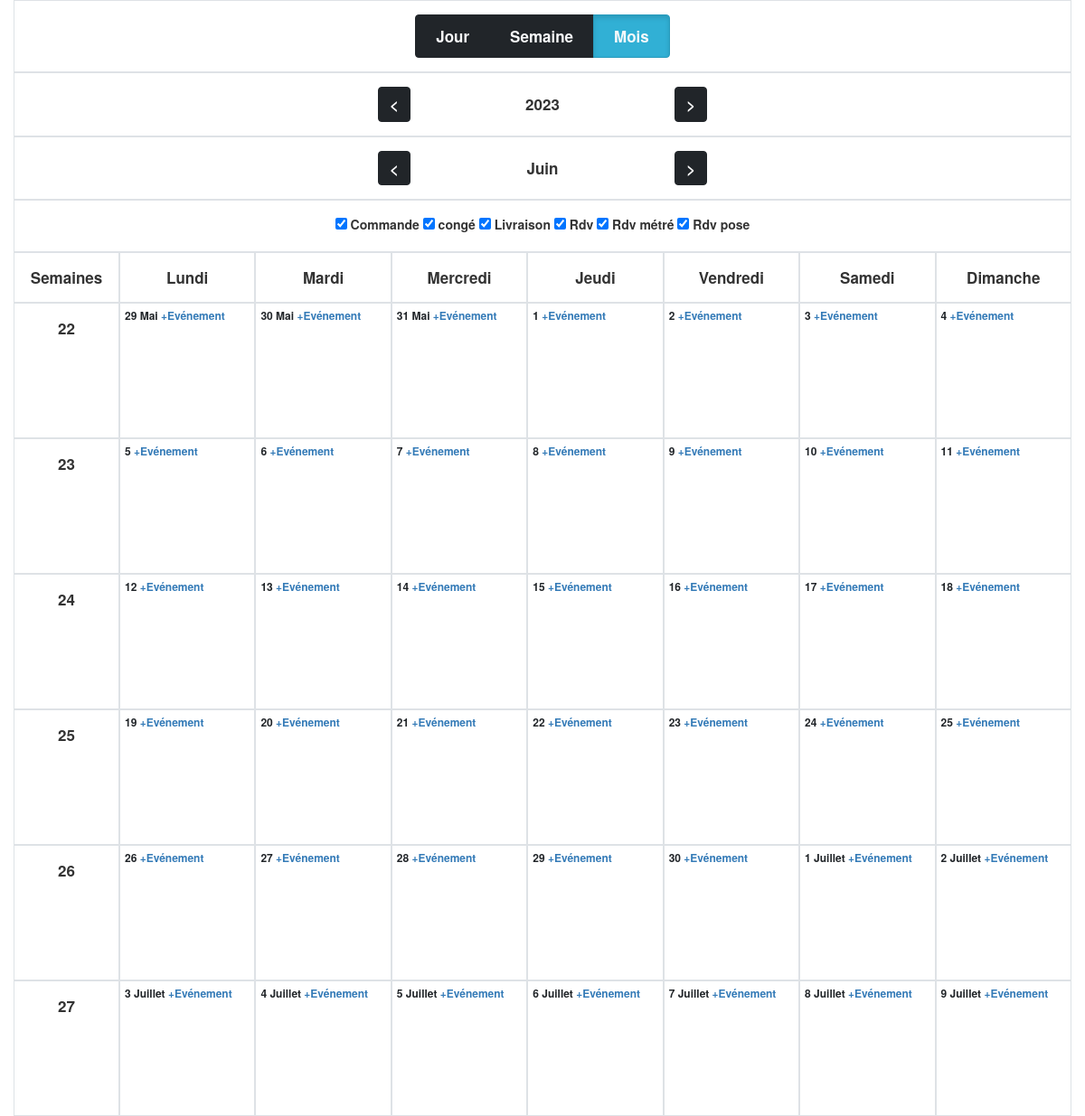
Screenshot of /mois/6/2023 with the database file from the repository.
### tables this page shows
CREATE TABLE IF NOT EXISTS `typeevenement`
(
    `Id_TypeEvenement`      int(11) NOT NULL AUTO_INCREMENT,
    `Nom_TypeEvenement`     varchar(50) DEFAULT NULL,
    `Couleur_TypeEvenement` varchar(50) DEFAULT NULL,
    `Id_Client`             int(11)     DEFAULT NULL,
    PRIMARY KEY (`Id_TypeEvenement`),
    KEY `Id_Client` (`Id_Client`)
);

### app/Model/chargerView.php (called while the page is built, shortened)
<?php
class chargerView
{
    public function view(string $vu='index', array $data=array()){
        $baseDir =  dirname(__DIR__);
        include($baseDir.'/view/'.$vu.'.php');
  }
}

### index.php (called while the page is built, shortened)
<?php
$route = new Route();
$route->index();

### app/Model/typeEvenement.php (called while the page is built, shortened)
<?php
class typeEvenement
{
    public $idclient;
    public function setIdclient($idclient)
    {
        $this->idclient = $idclient;
    }
    public function getIdclient()
    {
        return $this->idclient;
    }
    public function getEvenement()
    {
        $db = Database::connect();
        $reqeve = $db->prepare('select * from typeevenement where Id_Client=? order by Nom_TypeEvenement ');
        $reqeve->execute(array($this->getIdclient()));
       return $reqeve->fetchAll();
    }
}

### app/Librairy/ConvertDate.php (called while the page is built, shortened)
<?php
class ConvertDate
{
    public function getSemaines($year,$month): array
    {
        $tabsemaine = array();
        $dateJour = date('Y-m-d', strtotime($year . '-' . $month . '-01'));
        $demare = date('Y-m-d', strtotime('last monday', strtotime($dateJour)));
        for ($ligne = 0; $ligne < 6; $ligne++) {
            for ($jour = 0; $jour < 7; $jour++) {
                $tabsemaine[$ligne][(int)date('W', strtotime($demare))][] = $demare;
                $demare = date("Y-m-d", strtotime($demare . '+ 1 days'));
            }
        }
        return $tabsemaine;
    }
}

### app/View/mois.php (the view, shortened to what this page needs)
<div class="container">
    <div class="row">
        <div class="col-md-12 border text-center p-4">
            <div class="btn-group btn-group-toggle">
                <label class="btn btn-dark ">
                    <a class="nav-link text-light fw-bold" href="/jour/1/<?= $month; ?>/<?= $year; ?>">Jour</a>
                </label>
                <label class="btn btn-dark ">
                    <a class="nav-link text-light fw-bold"
                       href="/semaine/<?= date('W', strtotime($year . '-' . $month . '-01')); ?>/<?= $year; ?>">Semaine</a>
                </label>
                <label class="btn btn-info active">
                    <a class="nav-link text-light fw-bold"
                       href="#">Mois</a>
                </label>
            </div>
        </div>
        <div class="col-md-12 border text-center  p-4"><a class="btn btn-dark fw-bold"
                                                          href="/mois/<?= (int)$month; ?>/<?= (int)$year - 1; ?>"><</a>
            <div class="btn btn-light w-25 fw-bold"><?php echo $year; ?></div>
            <a class="btn btn-dark fw-bold" href="/mois/<?= $month; ?>/<?php echo $year + 1; ?>">></a>
        </div>
        <div class="col-md-12 border text-center  p-4"><a class="btn btn-dark fw-bold"
                                                          href="/mois/<?= ($month - 1 == 0) ? 12 : $month - 1; ?>
/<?= ($month - 1 == 0) ? $year - 1 : $year; ?>"><</a>
            <div class="btn btn-light w-25 fw-bold"><?=$tabMois[$month]; ?></div>
            <a class="btn btn-dark fw-bold"
                           href="/mois/<?= ($month + 1 >= 12) ? 1 : $month + 1; ?>/<?= ($month + 1 >= 12) ? $year + 1 : $year; ?>">></a>
        </div>
        <div class="col-md-12 border text-center  p-4">
            <div class="btn-group">
                <?php foreach ($TypeEve as $key => $rowcheck) { ?>
                    <input class="form-check-input" type="checkbox" id="check<?= $rowcheck['Id_TypeEvenement']; ?>"
                           checked value="yes">
                    <label class="form-check-label"
                           for="check<?= $rowcheck['Id_TypeEvenement']; ?>"><?= $rowcheck['Nom_TypeEvenement']; ?></label>
                    <?php
                }
                ?></div>
        </div>
        <div class="col-md-1 fw-bold border p-4 text-center" style="width: 10%;">
            Semaines
        </div>
        <?php
        foreach ($tab_jours as $row) {
            ?>
            <div class="col-md-1 fw-bold border p-4 text-center"
                 style="width: 12.8571%;"><?= $row; ?></div>
            <?php
        }
        ?>
        <?php foreach ($tabsemaine as $rowMois) { ?>
            <?php foreach ($rowMois as $key => $rowSemaine) {
                ?>
                <div class="col-md-1 fw-bold border p-4 text-center" style="width: 10%;height: 150px;">
                    <?= $key; ?>
                </div>
                <?php foreach ($rowSemaine as $rowJour) { ?>
                    <div class="col-md-1 fw-bold border <?= ($rowJour == date('Y-m-d')) ? 'currentDay' : ''; ?> p-1"
                         style="width: 12.8571%;height: 150px; ">
                        <div class="date">
                            <a href="/jour/<?= (int)date('d', strtotime($rowJour)); ?>/<?= (int)date('m', strtotime($rowJour)); ?>/<?= (int)date('Y', strtotime($rowJour)); ?>"
                               class="text-dark"><small><?= (int)date('d', strtotime($rowJour)); ?> <?= (date('m', strtotime($rowJour)) != $month) ? $tabMois[(int)date('m', strtotime($rowJour))] : ''; ?>
                            </a>
                            <a href="/nouveaurdv/<?= (int)date('m', strtotime($rowJour)); ?>/<?= (int)date('Y', strtotime($rowJour)); ?>/<?= (int)date('d', strtotime($rowJour)); ?>">+Evénement</a></small>
                        </div>
                    </div>
                <?php } ?>
            <?php } ?>
            <?php
        }
        ?>
    </div>
</div>

### assets/css/planning.css (style rules this page uses)
.p-4 { padding: 1.5rem !important; }
.p-1 { padding: 0.5rem !important }
.col-md-1 { flex: 0 0 auto; width: 8.33333333%; }
.text-light { color: #f8f9fa !important; }
.text-dark { color: #212529; }
.fw-bold { font-weight: 700 !important; font-size: 1.7rem; }
.nav-link { display: block; padding: 0.5rem 1rem; color: #0d6efd; text-decoration: none; transition: color .15s ease-in-out, background-color .15s ease-in-out, border-color .15s ease-in-out; }
.btn-dark { color: #fff; background-color: #212529; border-color: #212529; }
.border { border: 1px solid #dee2e6 !important; }
.w-25 { width: 25% !important; }
.date { font-size: 83%; }

### rows the page displays
typeevenement: Nom_TypeEvenement "Commande"
typeevenement: Nom_TypeEvenement "congé"
typeevenement: Nom_TypeEvenement "Livraison"
typeevenement: Nom_TypeEvenement "Rdv"
typeevenement: Nom_TypeEvenement "Rdv métré"
typeevenement: Nom_TypeEvenement "Rdv pose"

### other values shown
$year "2023"
$tabMois[$month] "Juin"
$row "Lundi"
$row "Mardi"
$row "Mercredi"
$row "Jeudi"
$row "Vendredi"
$row "Samedi"
$row "Dimanche"
$key "22"
date('d', strtotime($rowJour)) "29"
$tabMois[(int)date('m', strtotime($rowJour))] "Mai"
date('d', strtotime($rowJour)) "30"
date('d', strtotime($rowJour)) "31"
date('d', strtotime($rowJour)) "1"
